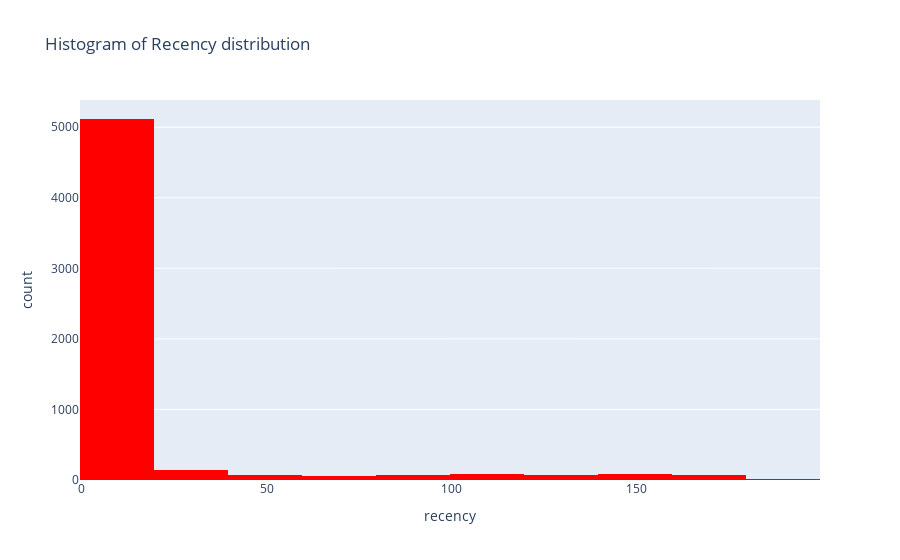
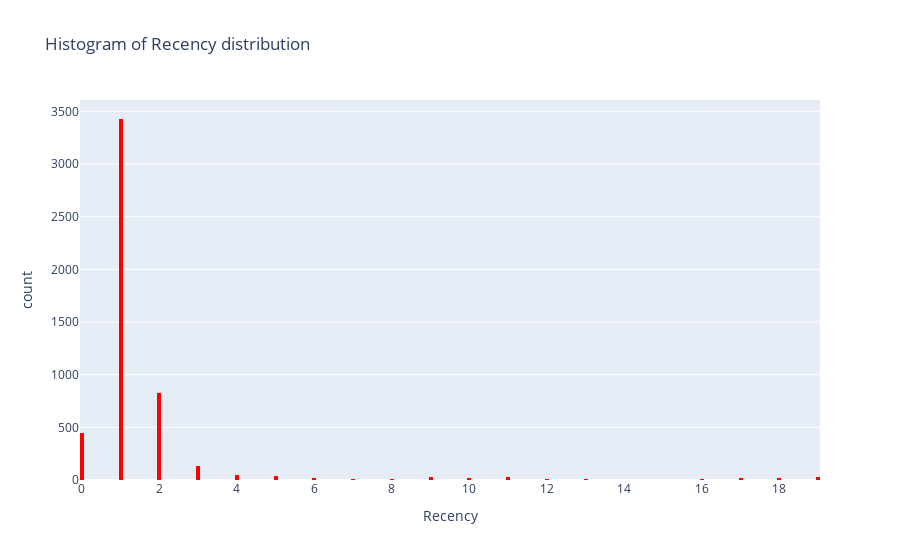

The code cell stored with these charts, in order, in its notebook:
### Code cell
fig = px.histogram(df,x=df.recency,nbins=10,title='Histogram of Recency distribution'
                  ,color_discrete_sequence=['red'], labels={'x':'Recency'})
fig.show()

fig = px.histogram(df,x=df[df.recency<20].recency,nbins=200,title='Histogram of Recency distribution'
                  ,color_discrete_sequence=['red'], labels={'x':'Recency'})
fig.show()

### Figure 1 — Plotly figure (JSON) as saved in the notebook; plotly's stock layout.template omitted (floating-point values rounded to 4 significant figures; data arrays with more than 128 entries replaced by an {"elided": "..."} marker saying what was removed)
{"data": [{"alignmentgroup": "True", "bingroup": "x", "hoverlabel": {"namelength": 0}, "hovertemplate": "recency=%{x}<br>count=%{y}", "legendgroup": "", "marker": {"color": "red"}, "name": "", "nbinsx": 10, "offsetgroup": "", "orientation": "v", "showlegend": false, "type": "histogram", "x": {"elided": "5765 int values"}, "xaxis": "x", "yaxis": "y"}], "layout": {"barmode": "relative", "legend": {"tracegroupgap": 0}, "title": {"text": "Histogram of Recency distribution"}, "xaxis": {"anchor": "y", "domain": [0, 1], "title": {"text": "recency"}}, "yaxis": {"anchor": "x", "domain": [0, 1], "title": {"text": "count"}}}}

### Figure 2 — Plotly figure (JSON) as saved in the notebook; plotly's stock layout.template omitted (floating-point values rounded to 4 significant figures; data arrays with more than 128 entries replaced by an {"elided": "..."} marker saying what was removed)
{"data": [{"alignmentgroup": "True", "bingroup": "x", "hoverlabel": {"namelength": 0}, "hovertemplate": "Recency=%{x}<br>count=%{y}", "legendgroup": "", "marker": {"color": "red"}, "name": "", "nbinsx": 200, "offsetgroup": "", "orientation": "v", "showlegend": false, "type": "histogram", "x": {"elided": "5116 int values"}, "xaxis": "x", "yaxis": "y"}], "layout": {"barmode": "relative", "legend": {"tracegroupgap": 0}, "title": {"text": "Histogram of Recency distribution"}, "xaxis": {"anchor": "y", "domain": [0, 1], "title": {"text": "Recency"}}, "yaxis": {"anchor": "x", "domain": [0, 1], "title": {"text": "count"}}}}
